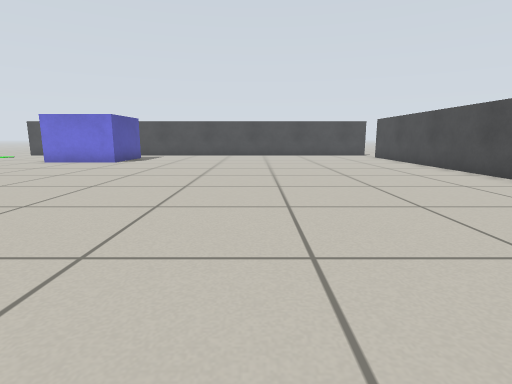
[1] (above)

16 first-person views from a walk through a robot-simulator world made for Gazebo. The camera is 0.51 m above the floor, tilts 10° down and sees 80° across. The floor is counted in squares, 0.5 m on a side. Each view is taken from the middle of a square. On the plan, view 1 faces up. The plan holds only what a view shows up to about 12 squares ahead; the rest is blank.

[2]
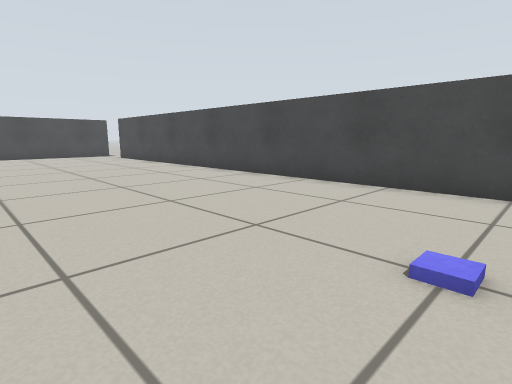

[3]
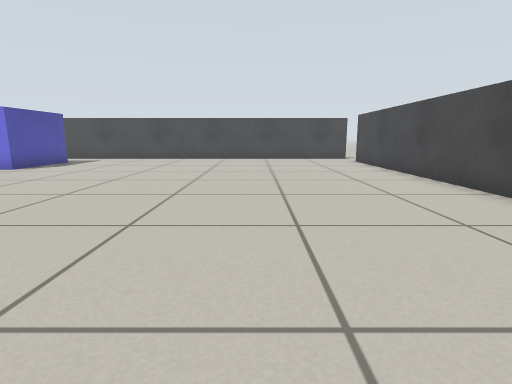

[4]
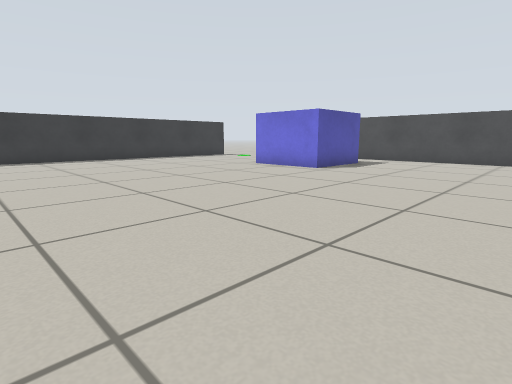

[5]
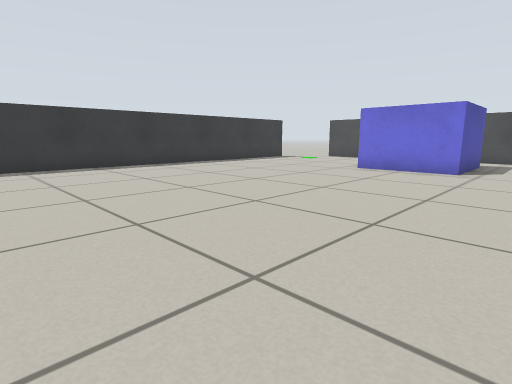

[6]
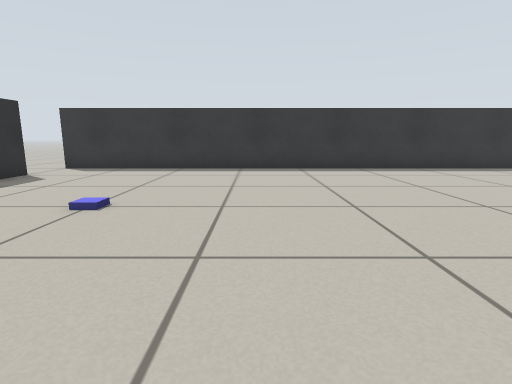

[7]
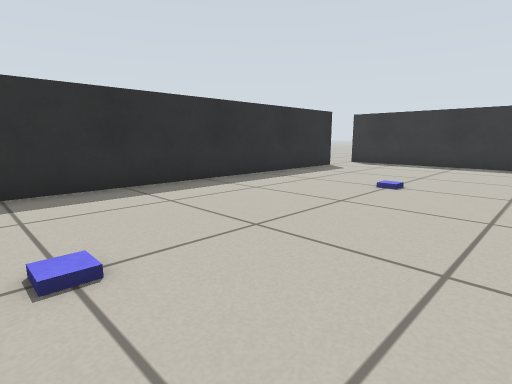

[8]
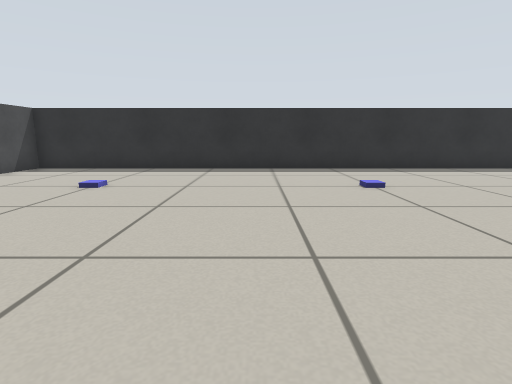

[9]
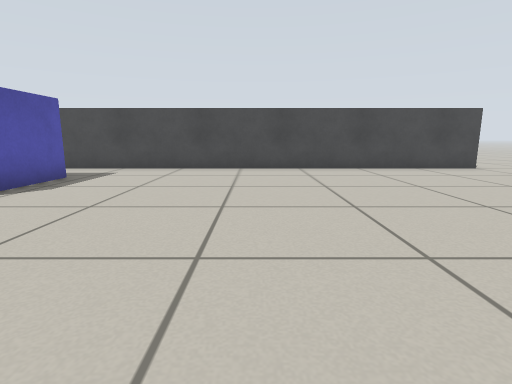

[10]
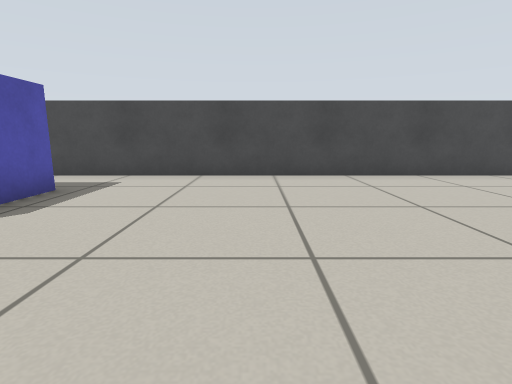

[11]
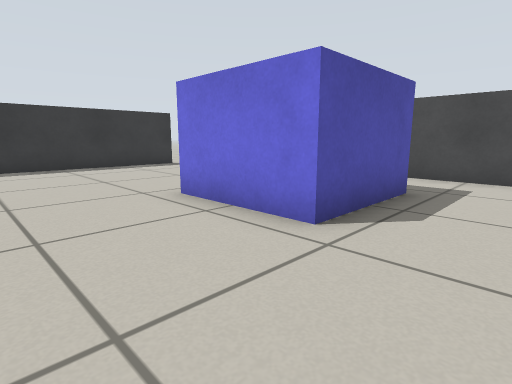

[12]
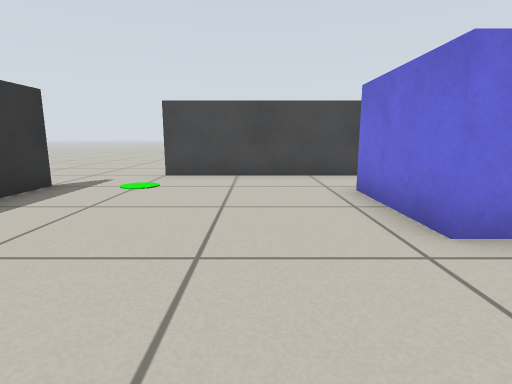

[13]
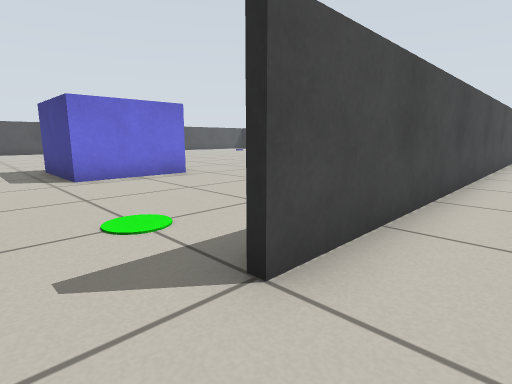

[14]
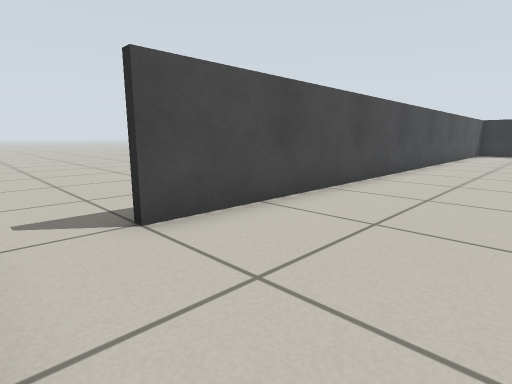

[15]
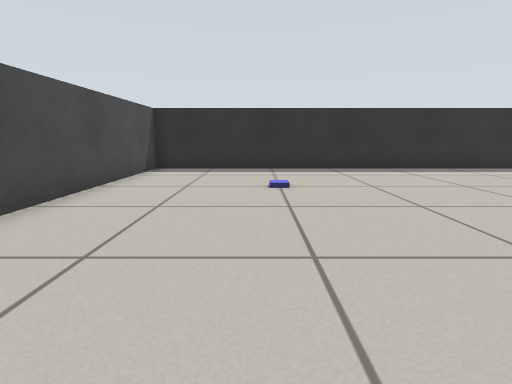

[16]
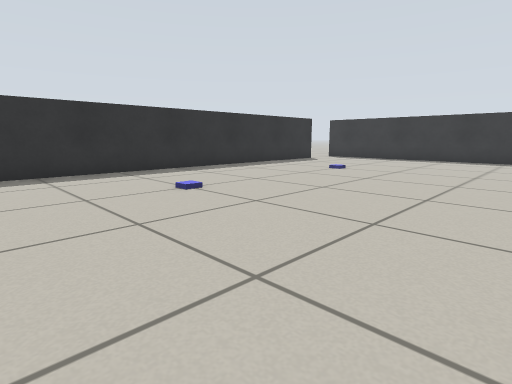

### Floor plan
Key: @ floor where view 1 was taken; # wall or solid block; . floor; B blue box.
Columns run from 17 left of view 1 to 8 right of it. Each row starts with its distance up from view 1.
 20 ....
 19 ....####################..
 18 ..........................
 17 ..........................
 16 ..#.....BBBB............#.
 15 ..#.....B  B............#
 14 ..#.....B  B............#
 13 ..#.....BBBB............#
 12 ..#.....................#
 11  .#.....................#
 10  .#.....................#
  9  .#.....................#
  8  .#.....................#
  7  .#.....................#
  6  .#.....................#
  5  .#.....................#
  4   #.....................#
  3   #.....................#
  2   #.....................#
  1   #.....................#
  0   #..............@......#
 -1   #.....................#
 -2   #.....................#
 -3   #.#####################
 -4  ...
 -5  ..

Positions as (right, up) in squares from view 1, and headings:
1: (0, 0), facing up
2: (0, 0), facing up-right
3: (2, 3), facing up
4: (0, 4), facing up-left
5: (-4, 3), facing up-left
6: (-5, 3), facing left
7: (-3, 3), facing down-left
8: (-1, 7), facing down
9: (-1, 8), facing up
10: (-2, 10), facing up
11: (-4, 10), facing up-left
12: (-11, 10), facing up
13: (-17, 18), facing down-right
14: (3, 18), facing down-right
15: (3, 7), facing down
16: (0, 6), facing down-left
